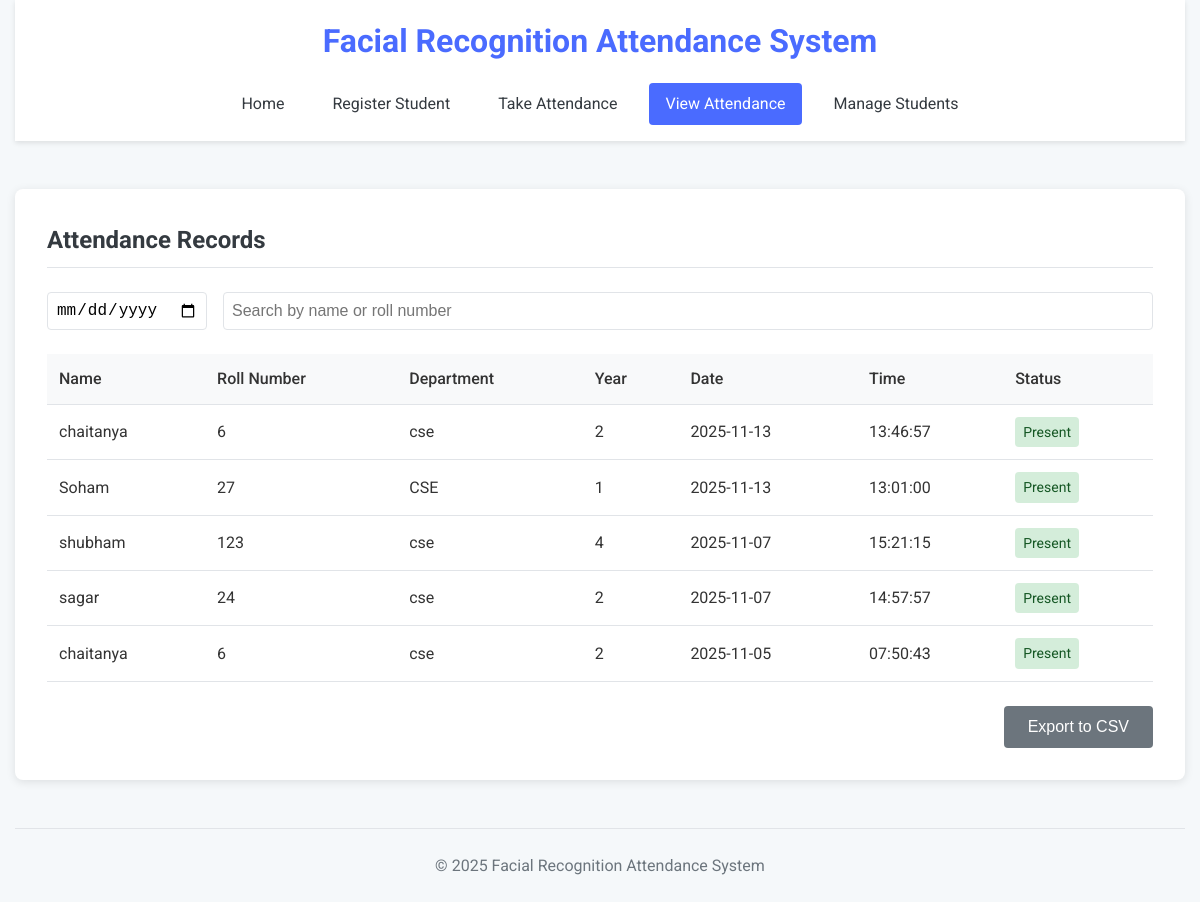
Page /view_attendance on the committed database.
### tables this page shows
CREATE TABLE attendance (
            id INTEGER PRIMARY KEY AUTOINCREMENT,
            student_id INTEGER NOT NULL,
            date TEXT NOT NULL,
            time TEXT NOT NULL,
            FOREIGN KEY (student_id) REFERENCES students (id)
        );

CREATE TABLE students (
            id INTEGER PRIMARY KEY AUTOINCREMENT,
            name TEXT NOT NULL,
            roll_number TEXT UNIQUE NOT NULL,
            department TEXT NOT NULL,
            year INTEGER NOT NULL,
            face_model_path TEXT
        );

### app.py (the view)
@app.route('/view_attendance')
def view_attendance():
    conn = get_connection()
    conn.row_factory = dict_factory
    c = conn.cursor()
    c.execute('''
        SELECT a.id, a.date, a.time, s.name, s.roll_number, s.department, s.year
        FROM attendance a
        JOIN students s ON a.student_id = s.id
        ORDER BY a.date DESC, a.time DESC
    ''')
    attendance_records = c.fetchall()
    conn.close()
    return render_template('view_attendance.html', attendance_records=attendance_records)

### app.py (called while the page is built)
def dict_factory(cursor, row):
    d = {}
    for idx, col in enumerate(cursor.description):
        d[col[0]] = row[idx]
    return d

### database.py (called while the page is built)
def get_connection():
    conn = sqlite3.connect(DB_PATH, check_same_thread=False, timeout=15)
    conn.execute("PRAGMA journal_mode=WAL;")
    conn.execute("PRAGMA synchronous=NORMAL;")
    return conn

### templates/view_attendance.html (shortened to what this page needs)
<!DOCTYPE html>
<html lang="en">
<head>
  <link rel="stylesheet" href="{{ url_for('static', filename='css/style.css') }}">
</head>
<body>
  <div class="container">
    <header>
      <h1>Facial Recognition Attendance System</h1>
      <nav>
        <ul>
          <li><a href="{{ url_for('index') }}">Home</a></li>
          <li><a href="{{ url_for('register') }}">Register Student</a></li>
          <li><a href="{{ url_for('take_attendance') }}">Take Attendance</a></li>
          <li><a href="{{ url_for('view_attendance') }}" class="active">View Attendance</a></li>
          <li><a href="{{ url_for('students') }}">Manage Students</a></li>
        </ul>
      </nav>
    </header>
    <main>
      <section class="attendance-section">
        <h2>Attendance Records</h2>
        <div class="filter-controls">
          <input type="date" id="date-filter" class="date-filter">
          <input type="text" id="search-filter" placeholder="Search by name or roll number" class="search-filter">
        </div>
        <div class="table-container">
          <table class="attendance-table">
            <thead>
              <tr>
                <th>Name</th>
                <th>Roll Number</th>
                <th>Department</th>
                <th>Year</th>
                <th>Date</th>
                <th>Time</th>
                <th>Status</th>
              </tr>
            </thead>
            <tbody>
              {% if attendance_records %}
                {% for record in attendance_records %}
                  <tr data-date="{{ record.date }}" data-name="{{ record.name|lower }}" data-roll="{{ record.roll_number|lower }}">
                    <td>{{ record.name }}</td>
                    <td>{{ record.roll_number }}</td>
                    <td>{{ record.department }}</td>
                    <td>{{ record.year }}</td>
                    <td>{{ record.date }}</td>
                    <td>{{ record.time }}</td>
                    <td><span class="status present">Present</span></td>
                  </tr>
                {% endfor %}
              {% else %}
                <tr><td colspan="7" class="no-records">No attendance records found</td></tr>
              {% endif %}
            </tbody>
          </table>
        </div>
        <div class="export-controls">
          <button id="export-csv" class="btn secondary">Export to CSV</button>
        </div>
      </section>
    </main>
    <footer><p>&copy; 2025 Facial Recognition Attendance System</p></footer>
  </div>
</body>
</html>

### static/css/style.css (style rules this page uses)
:root { --primary-color: #4a6bff; --secondary-color: #6c757d; --success-color: #28a745; --danger-color: #dc3545; --warning-color: #ffc107; --info-color: #17a2b8; --light-color: #f8f9fa; --dark-color: #343a40; --body-bg: #f5f8fa; --card-bg: #ffffff; --border-color: #e1e4e8; }
* { margin: 0; padding: 0; box-sizing: border-box; }
body { font-family: 'Roboto', sans-serif; line-height: 1.6; color: #333; background-color: var(--body-bg); }
.container { max-width: 1200px; margin: 0 auto; padding: 0 15px; }
header { background-color: var(--card-bg); box-shadow: 0 2px 5px rgba(0, 0, 0, 0.1); padding: 1rem 0; margin-bottom: 2rem; }
header h1 { color: var(--primary-color); text-align: center; margin-bottom: 1rem; }
nav ul { display: flex; justify-content: center; list-style: none; flex-wrap: wrap; }
nav ul li { margin: 0 0.5rem; }
nav ul li a { display: block; padding: 0.5rem 1rem; color: var(--dark-color); text-decoration: none; border-radius: 4px; transition: all 0.3s ease; }
nav ul li a.active { background-color: var(--primary-color); color: white; }
main { padding: 1rem 0; min-height: calc(100vh - 200px); }
section { background-color: var(--card-bg); border-radius: 8px; box-shadow: 0 2px 10px rgba(0, 0, 0, 0.1); padding: 2rem; margin-bottom: 2rem; }
section h2 { color: var(--dark-color); margin-bottom: 1.5rem; padding-bottom: 0.5rem; border-bottom: 1px solid var(--border-color); }
.btn { display: inline-block; padding: 0.75rem 1.5rem; border: none; border-radius: 4px; font-size: 1rem; font-weight: 500; text-align: center; text-decoration: none; cursor: pointer; transition: all 0.3s ease; }
.btn.secondary { background-color: var(--secondary-color); color: white; }
.table-container { overflow-x: auto; margin-bottom: 1.5rem; }
table { width: 100%; border-collapse: collapse; }
table th, table td { padding: 0.75rem; text-align: left; border-bottom: 1px solid var(--border-color); }
table th { background-color: var(--light-color); font-weight: 500; }
.status { display: inline-block; padding: 0.25rem 0.5rem; border-radius: 4px; font-size: 0.875rem; }
.status.present { background-color: #d4edda; color: #155724; }
.filter-controls { display: flex; gap: 1rem; margin-bottom: 1.5rem; flex-wrap: wrap; }
.date-filter, .search-filter { padding: 0.5rem; border: 1px solid var(--border-color); border-radius: 4px; font-size: 1rem; }
.search-filter { flex: 1; min-width: 200px; }
.export-controls { margin-top: 1.5rem; text-align: right; }
footer { text-align: center; padding: 1.5rem 0; color: var(--secondary-color); border-top: 1px solid var(--border-color); }

### rows in the picture
attendance: name "chaitanya", roll_number "6", department "cse", year "2", date "2025-11-13", time "13:46:57"
attendance: name "Soham", roll_number "27", department "CSE", year "1", date "2025-11-13", time "13:01:00"
attendance: name "shubham", roll_number "123", department "cse", year "4", date "2025-11-07", time "15:21:15"
attendance: name "sagar", roll_number "24", department "cse", year "2", date "2025-11-07", time "14:57:57"
attendance: name "chaitanya", roll_number "6", department "cse", year "2", date "2025-11-05", time "07:50:43"
